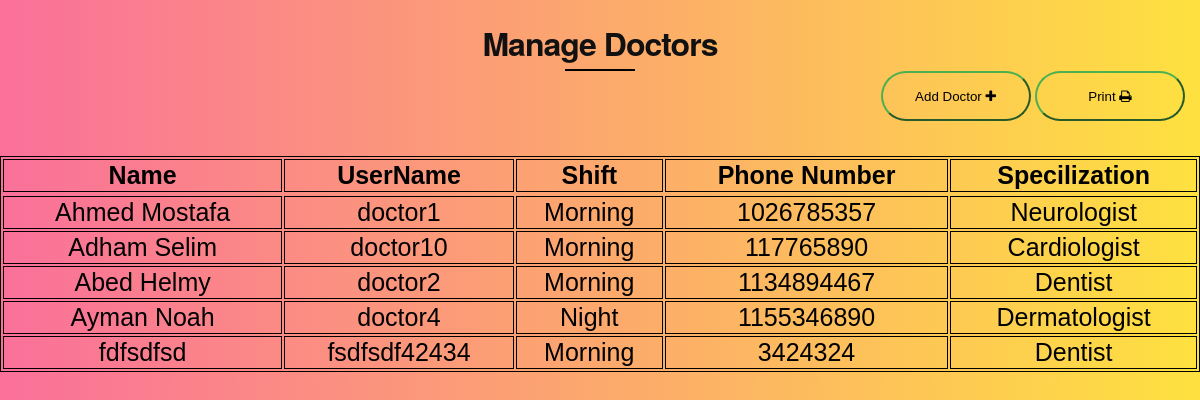
Page /htdocs/html/Manage_Doctors.php on the committed database.
### tables this page shows
CREATE TABLE `doctor` (
  `DR_Name` varchar(50) NOT NULL,
  `DR_username` varchar(50) NOT NULL,
  `DR_password` varchar(50) NOT NULL,
  `Shift` varchar(50) NOT NULL,
  `Phonenumber` int(11) NOT NULL,
  `Specialization` varchar(50) NOT NULL
);

### htdocs/html/Manage_Doctors.php (the view, shortened to what this page needs)
<?php
    $dbhost = "localhost";
    $dbuser = "root";
    $dbpass = "31S!VQ2z[lzTBe4_";
    $db = "clinicdatabase";
    $conn = new mysqli($dbhost, $dbuser, $dbpass,$db) or die("Connect failed: %s\n". $conn -> error);
    $sql = "Select * from doctor";
    $result=  mysqli_query($conn, $sql);
    ?>
<!DOCTYPE html>
<html>
  <head>
    <link
      rel="stylesheet"
      href="https://cdnjs.cloudflare.com/ajax/libs/font-awesome/4.7.0/css/font-awesome.min.css"
    />
    <link rel="stylesheet" href="../css/styles.css" />
  </head>
  <body>
    <div class="wrapper">
      <div class="title-container">
        <h1 class="centered">Manage Doctors</h1>
        <div class="right-btn">
          <button
            class="lrg-green-btn"
            onclick="formtoggle(document.getElementById('AddDoctorForm').id)"
          >
            Add Doctor <i class="fa fa-plus"></i>
          </button>
          <button class="lrg-green-btn" onclick="window.print()">
            Print <i class="fa fa-print"></i>
          </button>
        </div>
      </div>
      <table class="table-style" id="ManageDoctorTable">
        <tr>
          <th>Name</th>
          <th>UserName</th>
          <th>Shift</th>
          <th>Phone Number</th>
          <th>Specilization</th>
        </tr>
        <tr>
        <?php
                while($rows=$result->fetch_assoc())
                {
             ?>
            <tr>
                <td><?php echo $rows['DR_Name'];?></td>
                <td><?php echo $rows['DR_username'];?></td>
                <td><?php echo $rows['Shift'];?></td>
                <td><?php echo $rows['Phonenumber'];?></td>
                <td><?php echo $rows['Specialization'];?></td>
            </tr>
            <?php
                }
             ?>
      </table>
    </div>
  </body>
</html>

### rows in the picture
doctor: DR_Name "Ahmed Mostafa", DR_username "doctor1", Shift "Morning", Phonenumber "1026785357", Specialization "Neurologist"
doctor: DR_Name "Adham Selim", DR_username "doctor10", Shift "Morning", Phonenumber "117765890", Specialization "Cardiologist"
doctor: DR_Name "Abed Helmy", DR_username "doctor2", Shift "Morning", Phonenumber "1134894467", Specialization "Dentist"
doctor: DR_Name "Ayman Noah", DR_username "doctor4", Shift "Night", Phonenumber "1155346890", Specialization "Dermatologist"
doctor: DR_Name "fdfsdfsd", DR_username "fsdfsdf42434", Shift "Morning", Phonenumber "3424324", Specialization "Dentist"
